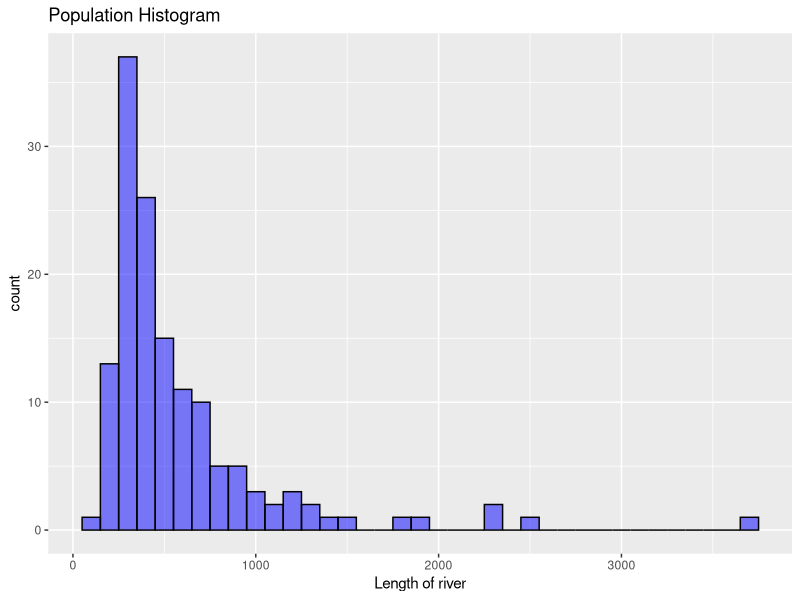

This chart was generated by the following R code:
## ---- chunk 1
library(ggplot2)

## ---- chunk 2
Z <- (6.2 - 7) / sqrt(40/500)
Z
## ---- chunk 3
pnorm(Z)

## ---- chunk 4
pnorm(Z)
## ---- chunk 5
2*(1 -pnorm(abs(Z)))
## ---- chunk 6
alpha <-qnorm(0.05/2)
alpha
confidence_interva_1 <- 6.2 - (1.96*sqrt(40/500))
confidence_interva_1
confidence_interval_2 <- 6.2 + (1.96*sqrt(40/500))
confidence_interval_2
## ---- chunk 7
data(rivers)
View(rivers)
## ---- chunk 8
max(rivers)


## ---- chunk 9
riversdf <- data.frame(rivers)
ggplot(riversdf, aes(x=rivers)) + geom_histogram(binwidth=100, color="black", alpha=0.5, fill="blue") + ggtitle("Population Histogram") + xlab("Length of river")

## ---- chunk 10
set.seed(411511)
samp <- sample(1:nrow(riversdf), size=30)
Xbar <- mean(riversdf$rivers[samp])
Xbar


## ---- chunk 11
#this is our sample mean minus $\mu_0$ (the value of $\mu$ assuming the null hypothesis is true), divided by the standard deviation of the sampling distribution.
variance <-var(rivers)
variance
Z <- (Xbar - 600)/sqrt(variance/30)
Z
## ---- chunk 12

2*(1 -pnorm(abs(Z)))
